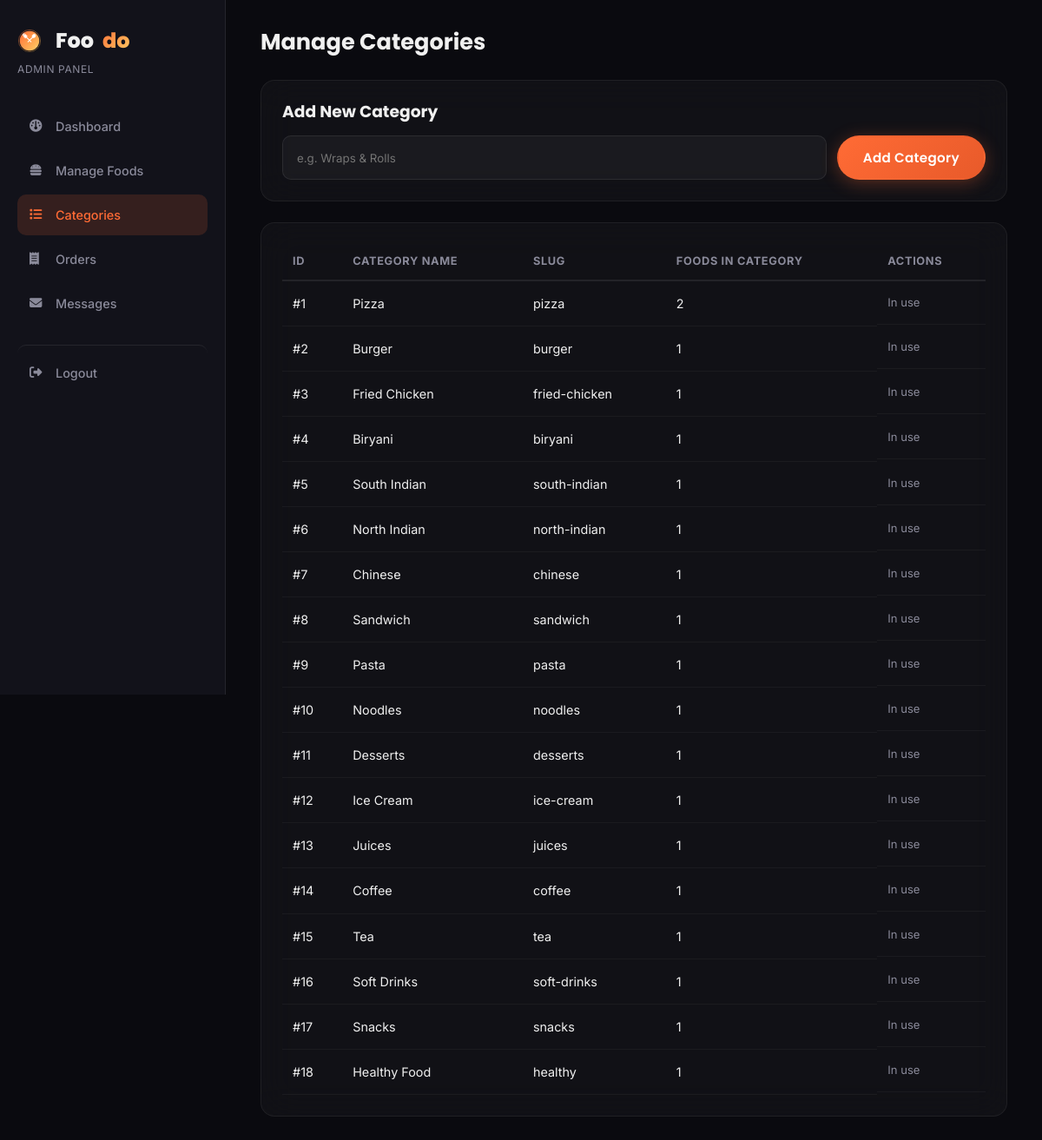
Screenshot of /admin/categories.php (signed in) with the database file from the repository.
### tables this page shows
CREATE TABLE food_categories (
    category_id INT AUTO_INCREMENT PRIMARY KEY,
    category_name VARCHAR(50) NOT NULL,
    slug VARCHAR(50) NOT NULL UNIQUE,    
    category_image VARCHAR(255)
);

### admin/categories.php (the view, shortened to what this page needs)
<?php
require_once '../includes/db_connect.php';
$categories = [];
$res = $conn->query("
    SELECT c.*, COUNT(f.food_id) AS food_count
    FROM food_categories c LEFT JOIN foods f ON c.category_id = f.category_id
    GROUP BY c.category_id ORDER BY c.category_id ASC
");
while ($row = $res->fetch_assoc()) { $categories[] = $row; }
require_once 'includes/admin_header.php';
?>
<div class="admin-topbar">
    <h1>Manage Categories</h1>
</div>
<div class="admin-card">
    <h3>Add New Category</h3>
    <form action="categories.php" method="post" class="inline-form">
        <input type="text" name="category_name" placeholder="e.g. Wraps & Rolls" required>
        <button type="submit" class="btn btn-primary">Add Category</button>
    </form>
</div>
<div class="admin-card">
    <table class="admin-table">
        <thead>
            <tr><th>ID</th><th>Category Name</th><th>Slug</th><th>Foods in Category</th><th>Actions</th></tr>
        </thead>
        <tbody>
            <?php foreach ($categories as $cat): ?>
                <tr>
                    <td>#<?php echo $cat['category_id']; ?></td>
                    <td><?php echo htmlspecialchars($cat['category_name']); ?></td>
                    <td><?php echo htmlspecialchars($cat['slug']); ?></td>
                    <td><?php echo $cat['food_count']; ?></td>
                    <td class="admin-actions">
                        <?php if ($cat['food_count'] == 0): ?>
                            <a href="categories.php?delete=<?php echo $cat['category_id']; ?>" class="btn btn-outline btn-sm danger" onclick="return confirm('Delete this category?');">Delete</a>
                        <?php else: ?>
                            <span style="color: var(--color-muted); font-size: 0.82rem;">In use</span>
                        <?php endif; ?>
                    </td>
                </tr>
            <?php endforeach; ?>
        </tbody>
    </table>
</div>
<?php require_once 'includes/admin_footer.php'; ?>

### css/style.css (style rules this page uses)
:root { --color-primary: #FF6B35; --color-primary-dark: #E85A2A; --color-primary-light: rgba(255, 107, 53, 0.15); --color-accent: #FFD166; --color-bg: #0A0A0F; --color-bg-secondary: #12121A; --color-surface: #1A1A2E; --color-glass: rgba(255, 255, 255, 0.05); --color-glass-border: rgba(255, 255, 255, 0.08); --color-glass-hover: rgba(255, 255, 255, 0.08); --color-text: #F0F0F0; --color-text-muted: #8A8A9A; --color-success: #00D68F; --color-gold: #FFD166; --color-danger: #FF4757; --color-white: #FFFFFF; --color-dark: #F0F0F0; --color-border: rgba(255, 255, 255, 0.08); --color-muted: #8A8A9A; --font-heading: 'Poppins', sans-serif; --font-body: 'Inter', sans-serif; --radius-sm: 10px; --radius-md: 16px; --radius-lg: 24px; --radius-full: 999px; --shadow-sm: 0 2px 12px rgba(0, 0, 0, 0.25); --shadow-md: 0 8px 32px rgba(0, 0, 0, 0.35); --shadow-lg: 0 16px 48px rgba(0, 0, 0, 0.45); --shadow-glow: 0 0 30px rgba(255, 107, 53, 0.15); --shadow-glow-strong: 0 0 40px rgba(255, 107, 53, 0.25); --transition: 0.3s ease; }
*, *::before, *::after { margin: 0; padding: 0; box-sizing: border-box; }
html { scroll-behavior: smooth; }
body { font-family: var(--font-body); color: var(--color-text); background: var(--color-bg); line-height: 1.6; -webkit-font-smoothing: antialiased; -moz-osx-font-smoothing: grayscale; overflow-x: hidden; }
h1, h2, h3, h4 { font-family: var(--font-heading); line-height: 1.25; color: var(--color-text); }
.btn { display: inline-flex; align-items: center; gap: 8px; padding: 12px 28px; border-radius: var(--radius-full); font-family: var(--font-heading); font-weight: 600; font-size: 0.95rem; border: 2px solid transparent; cursor: pointer; transition: all var(--transition); white-space: nowrap; position: relative; overflow: hidden; letter-spacing: 0.02em; }
.btn::before { content: ''; position: absolute; top: 0; left: -100%; width: 100%; height: 100%; background: linear-gradient(90deg, transparent, rgba(255,255,255,0.1), transparent); transition: left 0.5s ease; }
.btn-primary { background: linear-gradient(135deg, var(--color-primary), var(--color-primary-dark)); color: var(--color-white); box-shadow: 0 4px 20px rgba(255, 107, 53, 0.3); }
.admin-topbar { display: flex; align-items: center; justify-content: space-between; margin-bottom: 28px; flex-wrap: wrap; gap: 12px; }
.admin-topbar h1 { font-size: 1.6rem; }
.admin-card { background: rgba(255, 255, 255, 0.03); backdrop-filter: blur(20px); border: 1px solid rgba(255, 255, 255, 0.06); border-radius: var(--radius-md); padding: 24px; margin-bottom: 24px; }
.admin-card h3 { margin-bottom: 16px; color: var(--color-text); }
.admin-table { width: 100%; border-collapse: collapse; }
.admin-table th { text-align: left; font-size: 0.8rem; text-transform: uppercase; letter-spacing: 0.05em; color: var(--color-text-muted); padding: 10px 12px; border-bottom: 2px solid var(--color-glass-border); }
.admin-table td { padding: 14px 12px; border-bottom: 1px solid rgba(255, 255, 255, 0.04); font-size: 0.9rem; color: var(--color-text); }
.admin-actions { display: flex; gap: 8px; }
.inline-form { display: flex; gap: 12px; }
.inline-form input { flex: 1; padding: 12px 16px; border: 1px solid var(--color-glass-border); border-radius: var(--radius-sm); background: rgba(255, 255, 255, 0.04); font-family: var(--font-body); color: var(--color-text); outline: none; transition: all var(--transition); }

### rows the page displays
food_categories: category_id "1", category_name "Pizza", slug "pizza", food_count "2"
food_categories: category_id "2", category_name "Burger", slug "burger", food_count "1"
food_categories: category_id "3", category_name "Fried Chicken", slug "fried-chicken", food_count "1"
food_categories: category_id "4", category_name "Biryani", slug "biryani", food_count "1"
food_categories: category_id "5", category_name "South Indian", slug "south-indian", food_count "1"
food_categories: category_id "6", category_name "North Indian", slug "north-indian", food_count "1"
food_categories: category_id "7", category_name "Chinese", slug "chinese", food_count "1"
food_categories: category_id "8", category_name "Sandwich", slug "sandwich", food_count "1"
food_categories: category_id "9", category_name "Pasta", slug "pasta", food_count "1"
food_categories: category_id "10", category_name "Noodles", slug "noodles", food_count "1"
food_categories: category_id "11", category_name "Desserts", slug "desserts", food_count "1"
food_categories: category_id "12", category_name "Ice Cream", slug "ice-cream", food_count "1"
food_categories: category_id "13", category_name "Juices", slug "juices", food_count "1"
food_categories: category_id "14", category_name "Coffee", slug "coffee", food_count "1"
food_categories: category_id "15", category_name "Tea", slug "tea", food_count "1"
food_categories: category_id "16", category_name "Soft Drinks", slug "soft-drinks", food_count "1"
food_categories: category_id "17", category_name "Snacks", slug "snacks", food_count "1"
food_categories: category_id "18", category_name "Healthy Food", slug "healthy", food_count "1"
